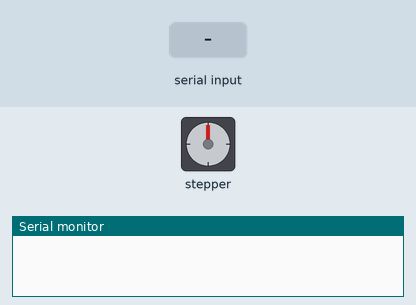
Recording of a sketch running on a simulated Arduino Uno, built with avr-gcc and run on an emulated ATmega328P. Parts: stepper motor, the last lines printed to the serial monitor. Inputs (shaded band) come from the test bench. Stepper angles assume 200 steps per turn.

Above: at 1.2 s.
1.3 s: "S" received over Serial
At 1.75 s:
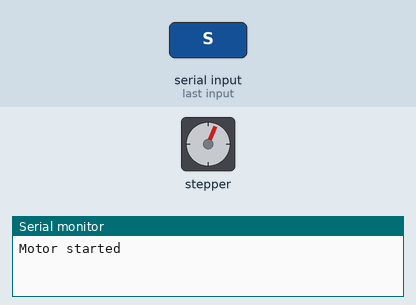
4.3 s: "D" received over Serial
At 4.3 s:
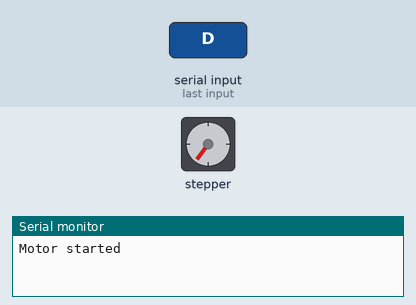
5.8 s: "s" received over Serial
At 6.55 s:
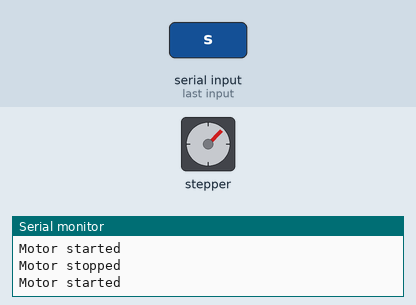
8.8 s: "d" received over Serial
At 8.8 s:
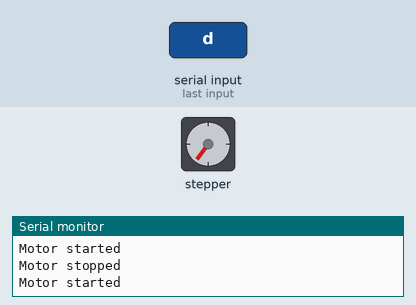
Timing chart, 0 to 11.3 s (numbered marks = the images above; inputs shaded):
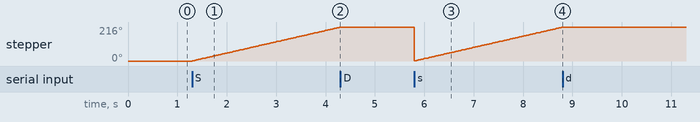

Measured:
- after the input at 1.3 s, stepper: keeps turning clockwise at about 72°/s, starting at once
- after the input at 4.3 s, stepper: stops changing and stays 216°
- after the input at 5.8 s, stepper: turns 215° counter-clockwise in 0.00 s, then 215° clockwise in 3.0 s
- after the input at 8.8 s, stepper: stops changing and stays 216°

The sketch:

Stepper.ino
```cpp
#include <AccelStepper.h>

// Define the stepper motor and the pins that is connected to
AccelStepper stepper(1, 2, 5); // (Type of driver: with 2 pins, STEP, DIR)

bool motorRunning = false;

void setup() {
  // Set maximum speed value for the stepper
  stepper.setMaxSpeed(1000);
  stepper.setAcceleration(10);

  Serial.begin(9600);
}

void loop() {
  // Check for serial input
  if (Serial.available()) {
    char incoming = Serial.read();
    if (incoming == 'S' || incoming == 's') {
      motorRunning = true; // Start the motor
      Serial.println("Motor started");
    } else if (incoming == 'D' || incoming == 'd') {
      motorRunning = false; // Stop the motor
      Serial.println("Motor stopped");
      stepper.setCurrentPosition(0); // Reset the position
    }
  }

  if (motorRunning) {
    // Set the target speed
    float targetSpeed = 40; // Desired speed after acceleration

    // Gradual acceleration
    if (stepper.speed() < targetSpeed) {
      stepper.setSpeed(stepper.speed() + 1); // Gradually increase speed
    }

    // Run the motor at the current speed
    stepper.runSpeed();
  }
}
```
